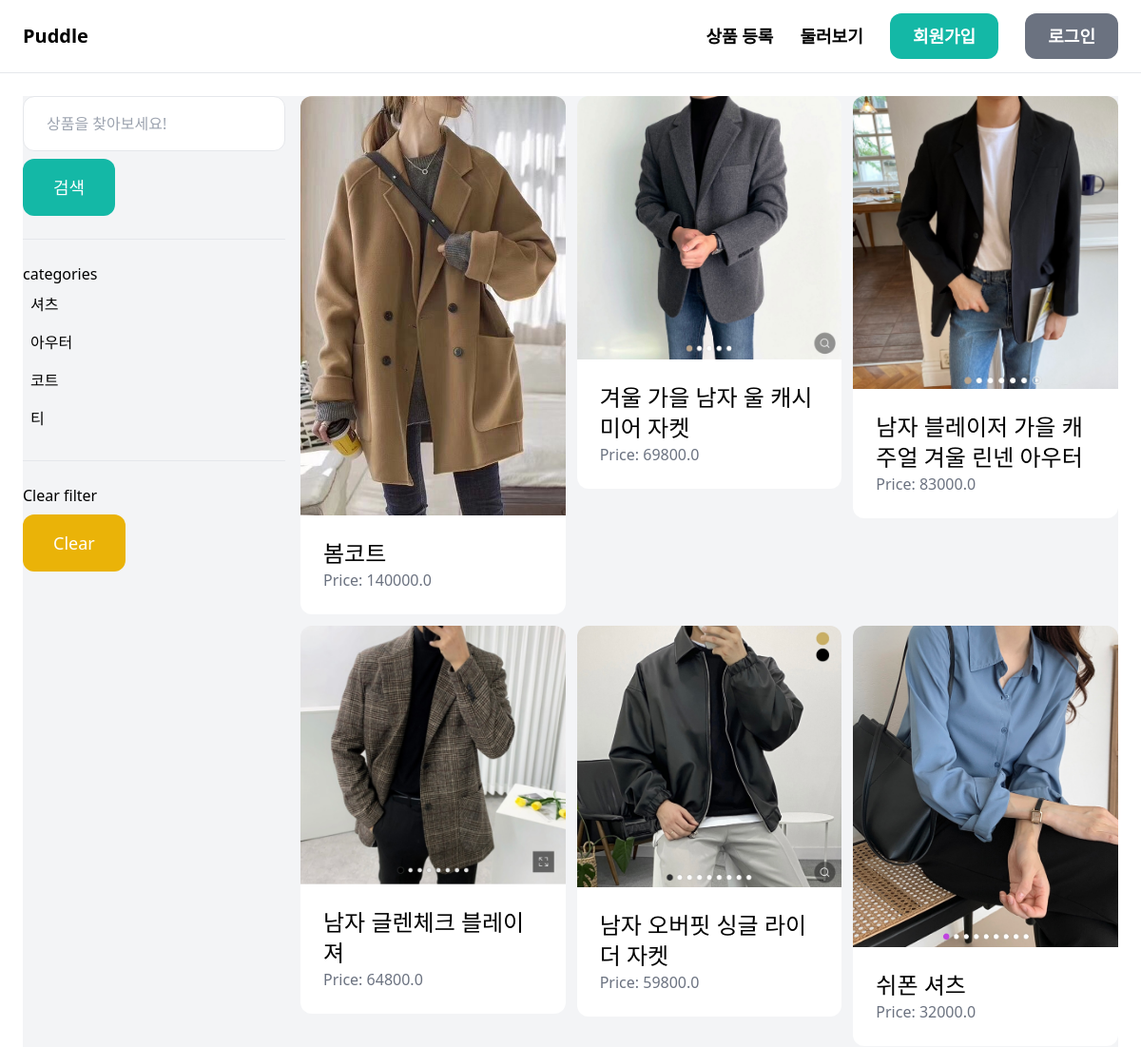
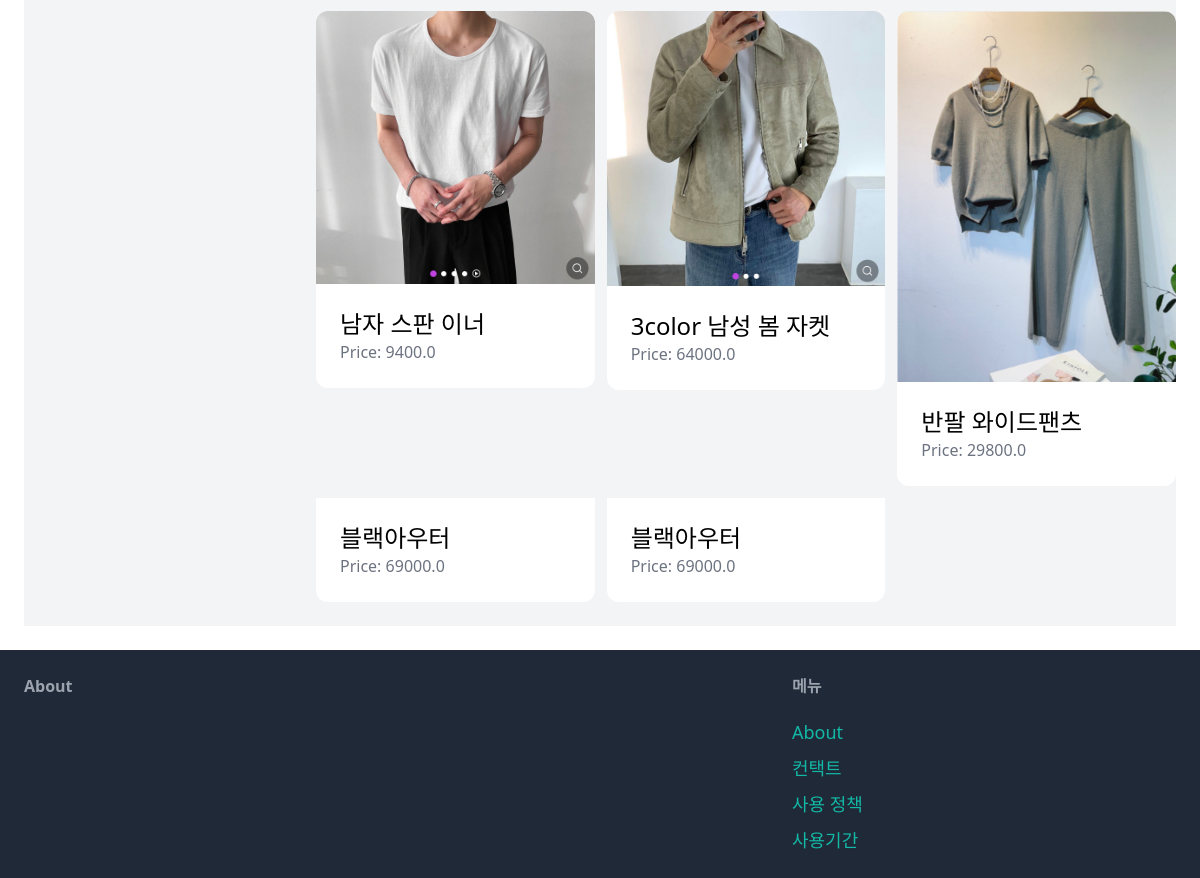
The app's page /items/ with its own data (2 pictures, top to bottom).
### item/models.py (models this page shows, shortened)
class Category(models.Model):
    name = models.CharField(max_length=255)
    class Meta:
        ordering = ('name',)
        verbose_name_plural = 'Categories'

class Item(models.Model):
    category = models.ForeignKey(Category, related_name='items', on_delete=models.CASCADE)
    name = models.CharField(max_length=255)
    description = models.TextField(blank=True, null=True)
    price = models.FloatField()
    image = models.ImageField(upload_to='item_images', blank=True, null=True)
    is_sold = models.BooleanField(default=False)
    created_by = models.ForeignKey(User, related_name='items', on_delete=models.CASCADE)
    created_at = models.DateTimeField(auto_now_add=True)

### item/views.py (the view)
# urls.py: path('', views.items, name='items'),
def items(request):
    query = request.GET.get('query', '')
    category_id = request.GET.get('category', 0)
    categories = Category.objects.all()
    items = Item.objects.filter(is_sold=False)
    if category_id:
        items = items.filter(category_id=category_id)
    if query:
        items = items.filter(Q(name__icontains=query)| Q(description__icontains=query))
    return render(request, 'item/items.html', {
        'items':items,
        'query':query,
        'categories': categories,
        'category_id' : int(category_id),
    })

### item/templates/item/items.html (shortened to what this page needs)
{% extends 'core/base.html' %}
{% block content %}
    <div class="pb-6 grid grid-cols-4 gap-4 bg-gray-100">
        <div class="col-span-1">
            <form method="get" action="{% url 'item:items' %}">
                <input name="query" class="w-full py-4 px-6 border rounded-xl" type="text" value="{{ query }}" placeholder="상품을 찾아보세요!">
                <button class="mt-2 py-4 px-8 text-lg bg-teal-500 text-white rounded-xl">검색</button>
            </form>
            <hr class="my-6">
            <p class="font-semiblod">categories</p>
            <ul>
                {% for category in categories %}
                    <li class="py-2 px-2 rounded-xl{% if category.id == category_id %}bg-gray-100{% endif %}">
                        <a href="{% url 'item:items' %}?query={{ query }}&category={{ category.id }}">{{ category.name }}</a>
                    </li>
                {% endfor %}
            </ul>
            <hr class="my-6">
            <p class="font-semiblod">Clear filter</p>
            <ul>
                <li><a href="{% url 'item:items' %}" class="mt-2 py-4 px-8 inline-block bg-yellow-500 text-lg rounded-xl text-white">Clear
                </a>
                </li>
            </ul>
        </div>
        <div class="col-span-3">
            <div class="grid grid-cols-3 gap-3">
                {% for item in items %}
                <div>
                    <a href="{% url 'item:detail' item.id %}">
                        <div>
                            {% if item.image %}
                                <img src="{{ item.image.url }}" class="rounded-t-xl">
                            {% endif %}
                        </div>
                        <div class="p-6 bg-white rounded-b-xl">
                            <h2 class="text-2xl">{{ item.name }}</h2>
                            <p class="text-gray-500">Price: {{ item.price }} </p>
                        </div>
                    </a>
                </div>
                {% endfor %}
            </div>
        </div>
    </div>
{% endblock %}

### records on screen
Category: name "셔츠"
Category: name "아우터"
Category: name "코트"
Category: name "티"
Item: image (picture), name "봄코트", price "140000.0"
Item: image (picture), name "겨울 가을 남자 울 캐시미어 자켓", price "69800.0"
Item: image (picture), name "남자 블레이저 가을 캐주얼 겨울 린넨 아우터", price "83000.0"
Item: image (picture), name "남자 글렌체크 블레이져", price "64800.0"
Item: image (picture), name "남자 오버핏 싱글 라이더 자켓", price "59800.0"
Item: image (picture), name "쉬폰 셔츠", price "32000.0"
Item: image (picture), name "남자 스판 이너", price "9400.0"
Item: image (picture), name "3color 남성 봄 자켓", price "64000.0"
Item: image (picture), name "반팔 와이드팬츠", price "29800.0"
Item: name "블랙아우터", price "69000.0"
Item: name "블랙아우터", price "69000.0"
